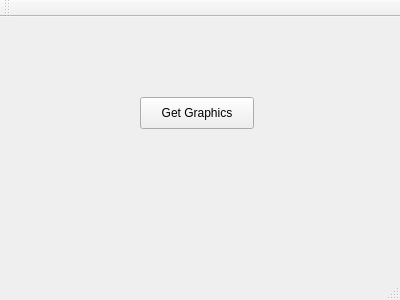
<?xml version="1.0" encoding="UTF-8"?>
<ui version="4.0">
 <class>MainWindow</class>
 <widget class="QMainWindow" name="MainWindow">
  <property name="geometry">
   <rect>
    <x>0</x>
    <y>0</y>
    <width>400</width>
    <height>300</height>
   </rect>
  </property>
  <property name="windowTitle">
   <string>MainWindow</string>
  </property>
  <widget class="QWidget" name="centralWidget">
   <widget class="QPushButton" name="getGraphics">
    <property name="geometry">
     <rect>
      <x>140</x>
      <y>80</y>
      <width>114</width>
      <height>32</height>
     </rect>
    </property>
    <property name="text">
     <string>Get Graphics</string>
    </property>
   </widget>
  </widget>
  <widget class="QMenuBar" name="menuBar">
   <property name="geometry">
    <rect>
     <x>0</x>
     <y>0</y>
     <width>400</width>
     <height>22</height>
    </rect>
   </property>
  </widget>
  <widget class="QToolBar" name="mainToolBar">
   <attribute name="toolBarArea">
    <enum>TopToolBarArea</enum>
   </attribute>
   <attribute name="toolBarBreak">
    <bool>false</bool>
   </attribute>
  </widget>
  <widget class="QStatusBar" name="statusBar"/>
 </widget>
 <layoutdefault spacing="6" margin="11"/>
 <resources/>
 <connections/>
</ui>
